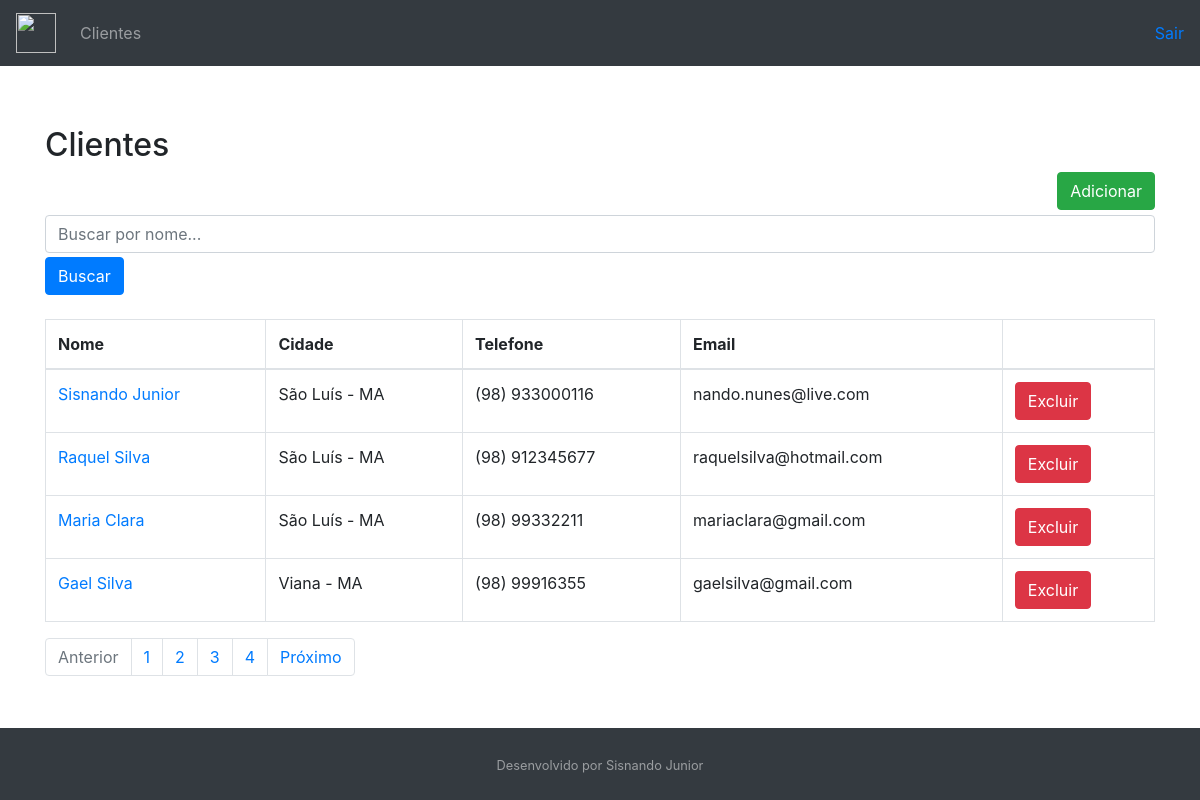
/customer/list/, run on an earlier commit of the app's database.
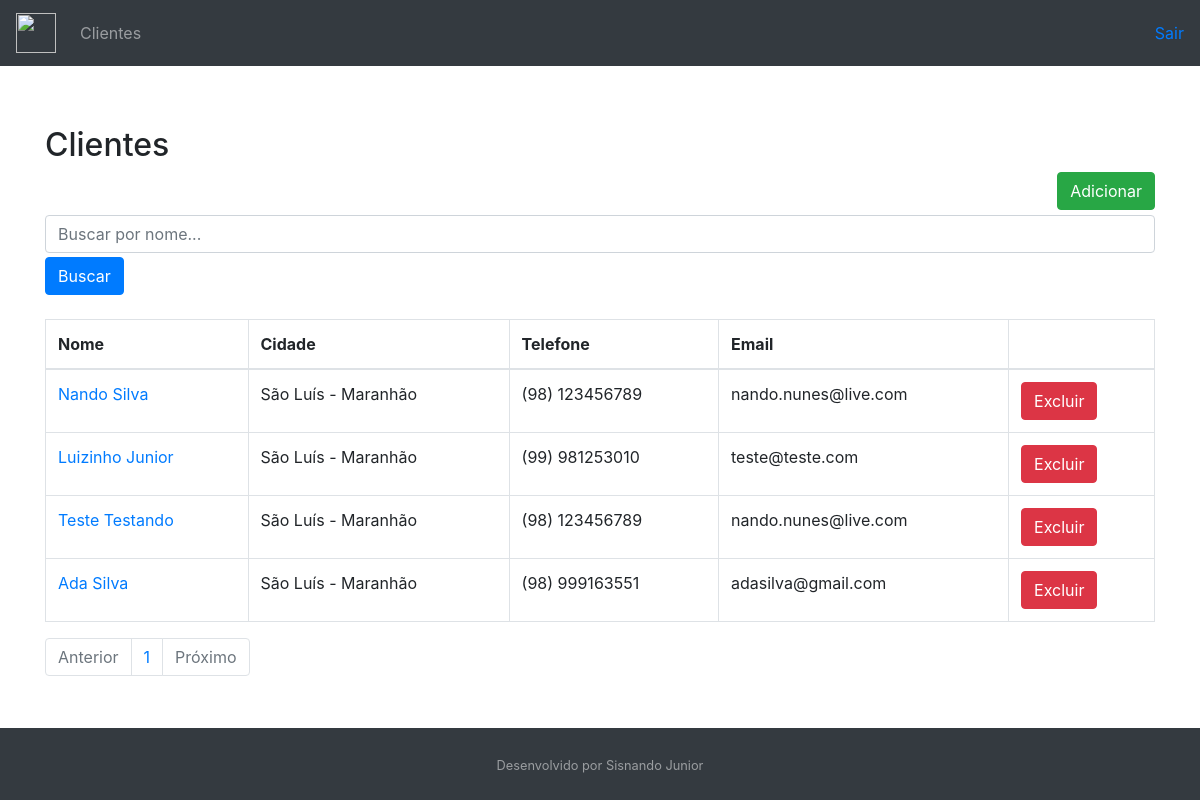
And on a later commit of the database.
### customer/models.py (models this page shows, shortened)
class Customer(models.Model):
    first_name = models.CharField(max_length=30)
    last_name = models.CharField(max_length=50)
    email = models.EmailField()
    birth_date = models.DateField()
    area_code = models.CharField(max_length=3)
    phone_number = models.CharField(max_length=9)
    country = models.CharField(max_length=30)
    state = models.CharField(max_length=30)
    city = models.CharField(max_length=30)
    created_date = models.DateTimeField(auto_now_add=True)
    update_date = models.DateTimeField(auto_now=True)
    active = models.BooleanField(default=True)
    def get_full_phone_number(self):
        return f"({self.area_code}) {self.phone_number}"
    def get_full_name(self):
        return f"{self.first_name} {self.last_name}"
    def get_full_city(self):
        return f"{self.city} - {self.state}"
    def get_absolute_url(self):
        return reverse("customer:customer-update", kwargs={"pk": self.pk})
    def get_delete_url(self):
        return reverse("customer:customer-delete", kwargs={"pk": self.pk})
    class Meta:
        db_table = "customer"

### customer/views.py (the view)
# urls.py: path("list/", CustomerListView.as_view(), name="customer_list"),
class CustomerListView(ListView):
    template_name = "customer/customer_list.html"
    paginate_by = 4
    model = Customer
    def get_queryset(self):
        name = self.request.GET.get("name")
        if name:
            object_list = self.model.objects.filter(
                Q(first_name__icontains=name) | Q(last_name__icontains=name)
            ) #icontains ignora letras maiusculas e minusculas
        else:
            object_list = self.model.objects.all()
        return object_list

### customer/templates/customer/customer_list.html (shortened to what this page needs)
{% extends "model-page.html" %}
{% block content %}
<h2>Clientes</h2>
<a href="{% url "customer:customer_create" %}">
<button type="button" class="btn btn-success"
        style="float: right; margin-bottom: 5px">Adicionar</button>
</a>
<form>
    <div class="form-group mb-1">
        <input class="form-control" type="text" name="name" placeholder="Buscar por nome...">
    </div>
    <button type="submit" class="btn btn-primary">Buscar</button>
</form>
<table class="table table-bordered mt-4">
    <thead>
    <tr>
        <th>Nome</th>
        <th>Cidade</th>
        <th>Telefone</th>
        <th>Email</th>
        <th></th>
    </tr>
    </thead>
    <tbody>
    {% for customer in customer_list%}
    <tr>
        <td><a href="{{ customer.get_absolute_url }}">{{customer.get_full_name}}</a></td>
        <td>{{customer.get_full_city}}</td>
        <td>{{customer.get_full_phone_number}}</td>
        <td>{{customer.email}}</td>
        <form method="post" action="{{customer.get_delete_url}}">{% csrf_token %}
            <td><button type="button" class="btn btn-danger" data-toggle="modal" data-target="#ExemploModalCentralizado">
                Excluir
            </button>
            </td></form>
    </tr>
    {% endfor %}
    </tbody>
</table>
<ul class="pagination">
    {% if page_obj.has_previous %}
    <li class="page-item"><a class="page-link" href="?page={{page_obj.previous_page_number}}">Anterior</a></li>
    {% else %}
    <li class="page-item disabled"><a class="page-link" href="#">Anterior</a></li>
    {% endif %}
    {% for object in page_obj.paginator.page_range %}
    <li class="page-item"><a class="page-link" href="?page={{ forloop.counter }}">{{ forloop.counter }}</a></li>
    {% endfor %}
    {% if page_obj.has_next %}
    <li class="page-item"><a class="page-link" href="?page={{page_obj.next_page_number}}">Próximo</a></li>
    {% else %}
    <li class="page-item disabled"><a class="page-link" href="#">Próximo</a></li>
    {% endif %}
</ul>
{% endblock %}

### core/templates/model-page.html (shortened to what this page needs)
<!DOCTYPE html>
<html lang="pt-br">
    <head>
        <link rel="stylesheet" href="https://stackpath.bootstrapcdn.com/bootstrap/4.5.2/css/bootstrap.min.css">
    </head>
    <body class="d-flex flex-column">
        <header>
            {% include "model-header.html" %}
        </header>
        <main class="content" style="margin-top: 5%">
            <div class="container">
                {% block content %} {% endblock %}
            </div>
        </main>
        <footer class="py-4 bg-dark text-white-50" >
            {% include "model-footer.html" %}
        </footer>
    </body>
</html>

### core/templates/model-header.html (shortened to what this page needs)
<nav class="navbar navbar-expand-sm bg-dark navbar-dark">
    <a class="navbar-brand" href={% url 'index'%}>
        <img src="https://www.leadfinder.com.br/images/crm.png" alt="" width="40" height="40" loading="lazy">
    <ul class="navbar-nav mr-auto">
        <a class="nav-link" href={% url 'customer:customer_list' %}>Clientes</a>
    </ul>
    <a class="" href="{% url 'logout'%}">Sair</a>
</nav>

### core/templates/model-footer.html
<div class="container text-center">
    <small>Desenvolvido por Sisnando Junior</small>
</div>

### core/templates/model-page.html (style rules this page uses)
html, body { height: 100%; }
main { flex: 1 0 auto; }
footer { flex-shrink: none; margin-top: 2em; }

What changed in the data, as far as the page shows it:
removed Customer: get_full_name "Sisnando Junior", get_full_city "São Luís - MA", get_full_phone_number "(98) 933000116", email "nando.nunes@live.com"
removed Customer: get_full_name "Raquel Silva", get_full_city "São Luís - MA", get_full_phone_number "(98) 912345677", email "raquelsilva@hotmail.com"
removed Customer: get_full_name "Maria Clara", get_full_city "São Luís - MA", get_full_phone_number "(98) 99332211", email "mariaclara@gmail.com"
removed Customer: get_full_name "Gael Silva", get_full_city "Viana - MA", get_full_phone_number "(98) 99916355", email "gaelsilva@gmail.com"
added Customer: get_full_name "Nando Silva", get_full_city "São Luís - Maranhão", get_full_phone_number "(98) 123456789", email "nando.nunes@live.com"
added Customer: get_full_name "Luizinho Junior", get_full_city "São Luís - Maranhão", get_full_phone_number "(99) 981253010", email "teste@teste.com"
added Customer: get_full_name "Teste Testando", get_full_city "São Luís - Maranhão", get_full_phone_number "(98) 123456789", email "nando.nunes@live.com"
added Customer: get_full_name "Ada Silva", get_full_city "São Luís - Maranhão", get_full_phone_number "(98) 999163551", email "adasilva@gmail.com"
Also different on the page:
list line gone: "2"
list line gone: "3"
list line gone: "4"
